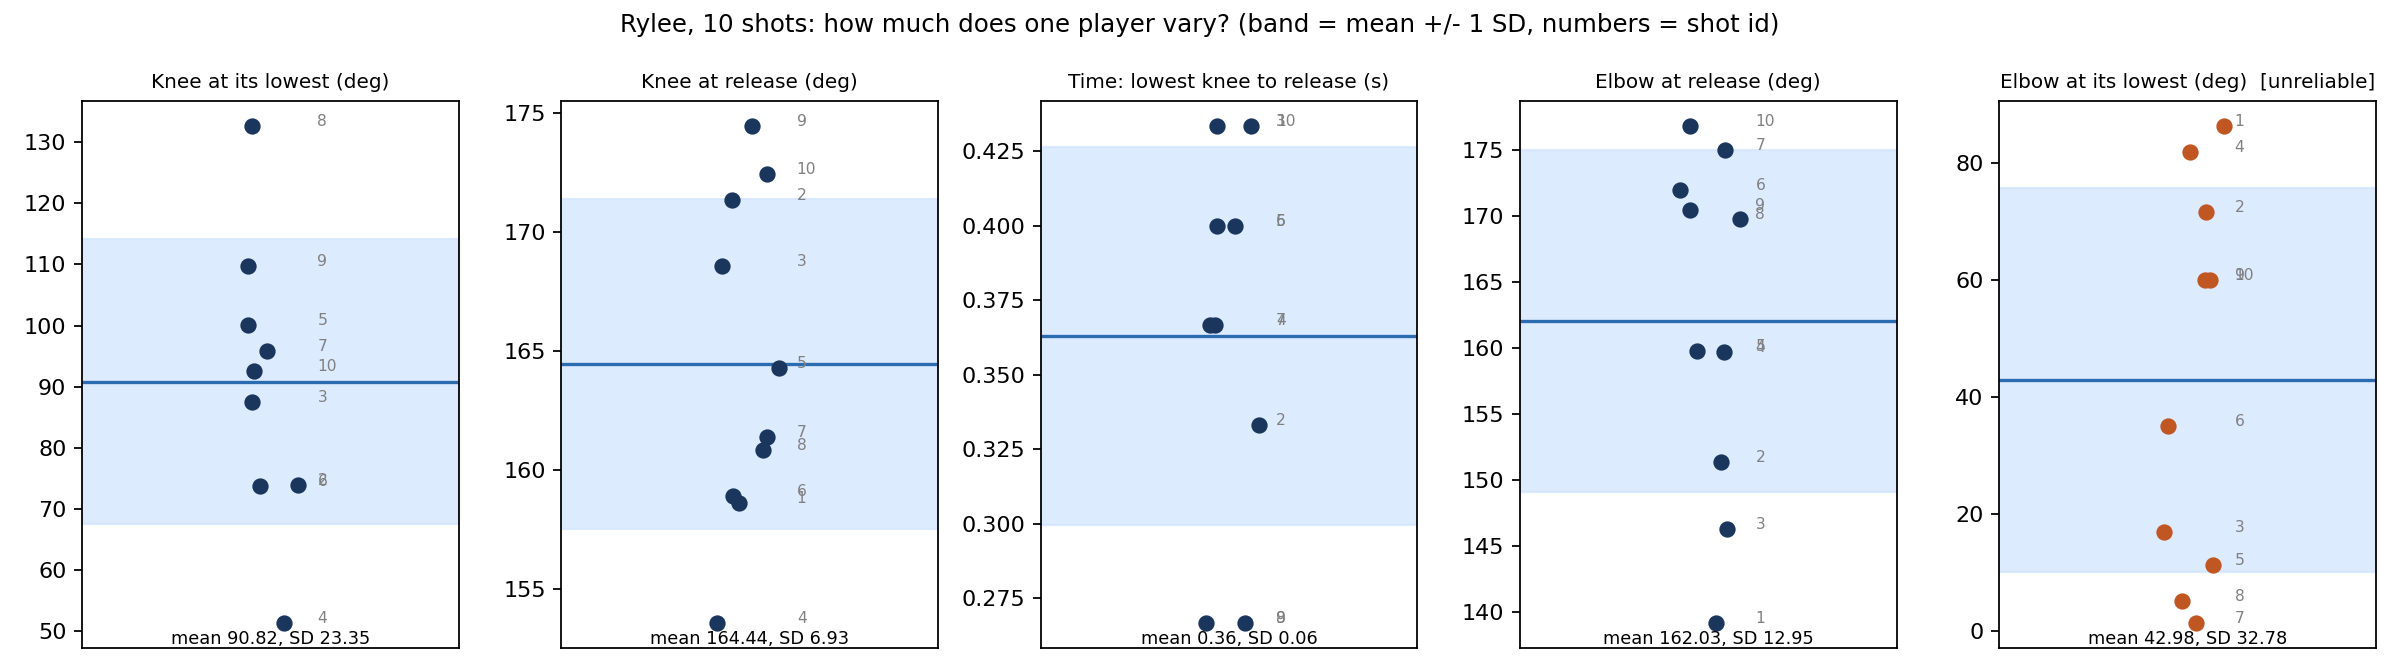

Write Python code to recreate this figure.
"""Spread of key shooting metrics across one player's shots.

Reads the app's shot summary CSV and draws one dot per shot for each metric,
with the mean and a +/-1 standard deviation band. The goal is to see how much
a player varies from shot to shot BEFORE comparing to anyone else.
"""
import glob
import sys

import matplotlib.pyplot as plt
import numpy as np
import pandas as pd

# Path to the summary CSV exported by the app (first argument, or auto-detect)
path = sys.argv[1] if len(sys.argv) > 1 else glob.glob(
    "/mnt/user-data/uploads/Rylee_10shots*summary*.csv")[0]
s = pd.read_csv(path)

# Turn "shot_3_release_proxy" into just "release_proxy"
s["key"] = s["event_label"].str.replace(r"shot_\d+_", "", regex=True)
t = s.pivot_table(index="shot_id", columns="key", values="time_sec")
elbow = s.pivot_table(index="shot_id", columns="key",
                      values="shooting_elbow_angle_deg")
knee = s.pivot_table(index="shot_id", columns="key",
                     values="power_knee_angle_deg")

metrics = {
    "Knee at its lowest (deg)": knee["knee_lowest"],
    "Knee at release (deg)": knee["release_proxy"],
    "Time: lowest knee to release (s)": t["release_proxy"] - t["knee_lowest"],
    "Elbow at release (deg)": elbow["release_proxy"],
    "Elbow at its lowest (deg)  [unreliable]": elbow["elbow_lowest"],
}

fig, axes = plt.subplots(1, len(metrics), figsize=(15, 4.2))
for ax, (name, vals) in zip(axes, metrics.items()):
    v = vals.dropna()
    mean, sd = v.mean(), v.std()
    ax.axhspan(mean - sd, mean + sd, color="#cfe3ff", alpha=0.7)
    ax.axhline(mean, color="#2b6cb0", lw=1.5)
    color = "#c05621" if "unreliable" in name else "#1a365d"
    ax.scatter(np.zeros(len(v)) + np.random.uniform(-0.08, 0.08, len(v)),
               v.values, color=color, s=40, zorder=3)
    for sid, y in v.items():
        ax.annotate(str(int(sid)), (0.1, y), fontsize=7, color="gray")
    ax.set_title(name, fontsize=9)
    ax.set_xticks([])
    ax.set_xlim(-0.4, 0.4)
    ax.text(0, ax.get_ylim()[0], f"mean {mean:.2f}, SD {sd:.2f}",
            ha="center", va="bottom", fontsize=8)
fig.suptitle("Rylee, 10 shots: how much does one player vary? "
             "(band = mean +/- 1 SD, numbers = shot id)", fontsize=11)
plt.tight_layout()
plt.savefig("rylee_shot_spread.png", dpi=160)
